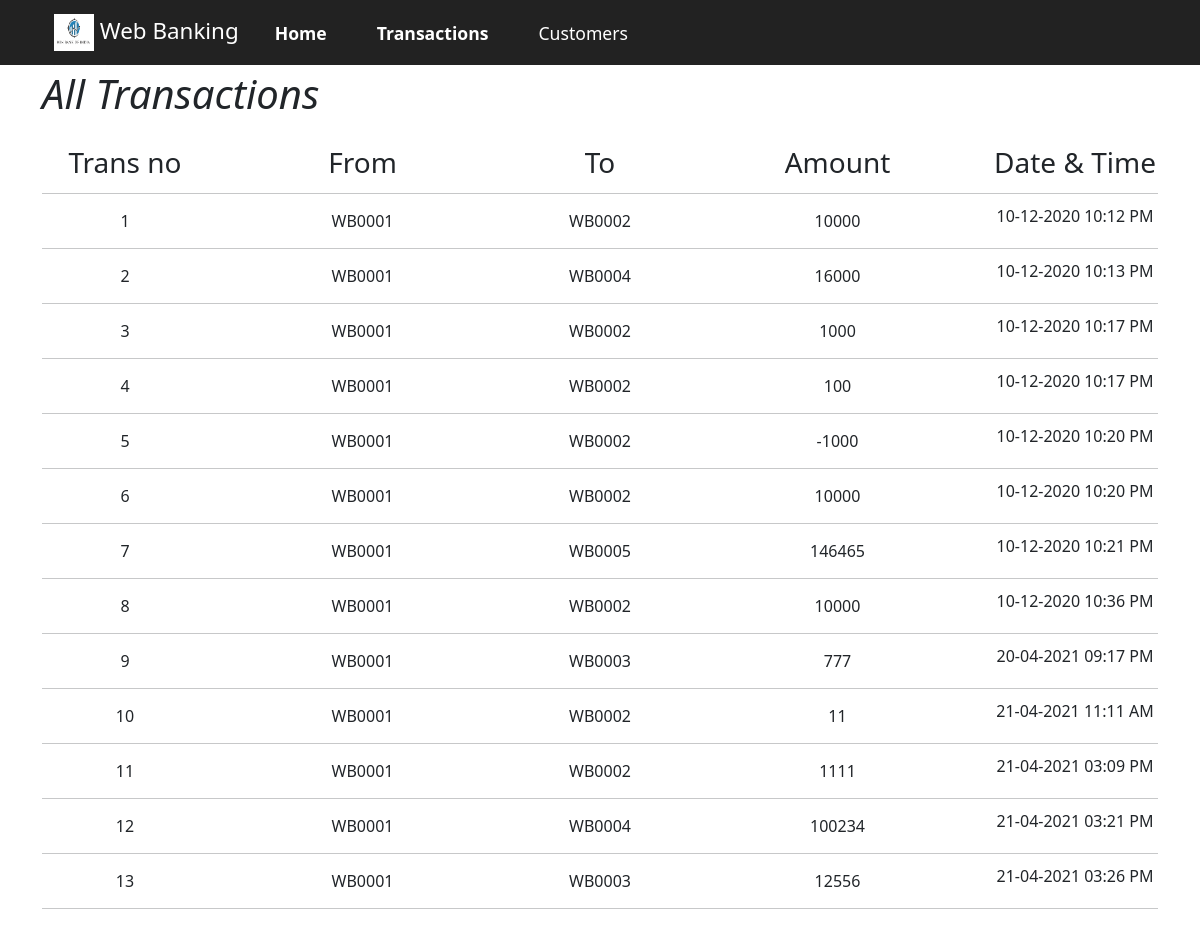
Page /transactions on the committed database.
### app.py (models this page shows)
class transactions(db.Model):
    id = db.Column(db.Integer, primary_key = True)
    fr_acc = db.Column(db.String(6))
    to_acc = db.Column(db.String(6))
    amt = db.Column(db.Integer)
    time = db.Column(db.String(18))
    def __repr__(self):
        return f"{self.id},{self.fr_acc},{self.to_acc},{self.amt},{self.time}"

### app.py (the view)
@app.route("/transactions")
def transaction():
    data = getdata_trans()
    return render_template("alltransactions.html", data = data)

### app.py (called while the page is built)
def getdata_trans():
    db_obj = transactions.query.all()
    trans_list = []
    for i in range (len(db_obj)):
        db_str = str(db_obj[i])
        trans_list.append(db_str.split(","))
        trans_list[i][0] = int(trans_list[i][0])
        trans_list[i][3] = int(trans_list[i][3])
    return trans_list

### templates/alltransactions.html (shortened to what this page needs)
<!DOCTYPE html>
<html lang='en'>
<head>
    <link rel='stylesheet' href='https://stackpath.bootstrapcdn.com/bootstrap/5.0.0-alpha2/css/bootstrap.min.css'>
    <link rel="stylesheet" href="https://cdnjs.cloudflare.com/ajax/libs/font-awesome/4.7.0/css/font-awesome.min.css">
    <link rel='stylesheet' href="{{ url_for('static',filename= 'nav.css')}}">
    <link rel='stylesheet' href="{{ url_for('static',filename= 'alltransactions.css')}}">
</head>
<body>
    <header>
    <div class='container'>
    <nav class='navbar navbar-expand-lg navbar-light'>
        <div class='container-fluid'>
            <a class='navbar-brand' href='index.html'>
                <img src="{{ url_for('static',filename= 'bank_2.png')}}" width="40" height="37" class="d-inline-block align-top" alt="" loading="lazy">
                Web Banking</a>
            <div class='collapse navbar-collapse' id='navbarSupportedContent'>
                <ul class='navbar-nav ml-auto mb-2 mb-lg-0'>
                    <li class='nav-item'>
                    <a class='nav-link height active' aria-current='page' href='http://localhost:5000/'>Home</a>
                    </li>
                    <li class='nav-item'>
                        <a class='nav-link height active' aria-current='page' href='http://localhost:5000/transactions'>Transactions</a>
                    </li>
                    <li class='nav-item'>
                    <a class='nav-link height' href='http://localhost:5000/customers'>Customers</a>
                    </li>
                </ul>
            </div>
        </div>
    </nav>
    </div>
    </header>
    <div class="doc">
        <div class="container">
            <div class="row">
                <div class="col-lg-12">
                    <h1 class="title">All Transactions</h1>
                </div>
                <div class="col-lg-2 h">
                    <h3>Trans no</h3>
                </div>
                <div class="col-lg-3 h">
                    <h3>From</h3>
                </div>
                <div class="col-lg-2 h">
                    <h3>To</h3>
                </div>
                <div class="col-lg-3 h">
                    <h3>Amount</h3>
                </div>
                <div class="col-lg-2 h">
                    <h3>Date & Time</h3>
                </div>
            </div>
            <div class="col-lg-12"><hr class="hrspl"></div>
            {% for i in data %}
            <div class="col-lg-12">
                <div class="input" id="myDropdown">
                    <div class="listofcus">
                        <div class="row">
                            <div class="col-lg-2 l">
                                <p>{{i[0]}}</p>
                            </div>
                            <div class="col-lg-3 l">
                                <p>{{i[1]}}</p>
                            </div>
                            <div class="col-lg-2 l">
                                <p>{{i[2]}}</p>
                            </div>
                            <div class="col-lg-3 l">
                                <p>{{i[3]}}</p>
                            </div>
                            <div class="col-lg-2 lb">
                                <p>{{i[4]}}</p>
                            </div>
                            <div class="col-lg-12">
                                <hr>
                            </div>
                        </div>
                    </div>
                </div>
            </div>
            {% endfor %}
        </div>
    </div>
</body>
</html>

### static/nav.css (style rules this page uses)
header { position: fixed; top: 0; background-color: #222; z-index: 100; width: 100%; transition: 0.5s; }
.navbar { height: 65px; }
.nav-link { color: #fff !important; width: auto; }
.height { padding: 7px 20px !important; margin-top: 2px !important; margin-right: 10px !important; font-size: 1.1rem; border-radius: 20px; }
.active { font-weight: 600; }
.navbar-brand { font-size: 1.4rem; color: #fff !important; }

### static/alltransactions.css (style rules this page uses)
html { scroll-behavior: smooth; }
.doc { min-height: 334px; padding-bottom: 40px; }
.doc .title { text-align: left; font-style: italic; padding-top: 70px; padding-bottom: 20px; }
.doc .h { text-align: center; }
hr { margin: 0 !important; }
.doc .hrspl { margin-top: 5px !important; border-top: 1px solid; }
.doc .l { text-align: center; padding: 15px 0; vertical-align: middle; }
.doc .lb { text-align: center; padding: 10px 0; vertical-align: middle; }
.doc p { margin: 0 !important; }
.input { text-align: center; }

### rows in the picture
transactions: id "1", fr_acc "WB0001", to_acc "WB0002", amt "10000", time "10-12-2020 10:12 PM"
transactions: id "2", fr_acc "WB0001", to_acc "WB0004", amt "16000", time "10-12-2020 10:13 PM"
transactions: id "3", fr_acc "WB0001", to_acc "WB0002", amt "1000", time "10-12-2020 10:17 PM"
transactions: id "4", fr_acc "WB0001", to_acc "WB0002", amt "100", time "10-12-2020 10:17 PM"
transactions: id "5", fr_acc "WB0001", to_acc "WB0002", amt "-1000", time "10-12-2020 10:20 PM"
transactions: id "6", fr_acc "WB0001", to_acc "WB0002", amt "10000", time "10-12-2020 10:20 PM"
transactions: id "7", fr_acc "WB0001", to_acc "WB0005", amt "146465", time "10-12-2020 10:21 PM"
transactions: id "8", fr_acc "WB0001", to_acc "WB0002", amt "10000", time "10-12-2020 10:36 PM"
transactions: id "9", fr_acc "WB0001", to_acc "WB0003", amt "777", time "20-04-2021 09:17 PM"
transactions: id "10", fr_acc "WB0001", to_acc "WB0002", amt "11", time "21-04-2021 11:11 AM"
transactions: id "11", fr_acc "WB0001", to_acc "WB0002", amt "1111", time "21-04-2021 03:09 PM"
transactions: id "12", fr_acc "WB0001", to_acc "WB0004", amt "100234", time "21-04-2021 03:21 PM"
transactions: id "13", fr_acc "WB0001", to_acc "WB0003", amt "12556", time "21-04-2021 03:26 PM"
